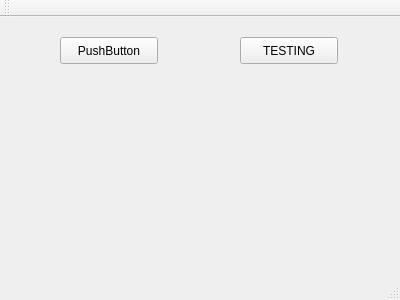
<?xml version="1.0" encoding="UTF-8"?>
<ui version="4.0">
 <class>MainWindow</class>
 <widget class="QMainWindow" name="MainWindow">
  <property name="geometry">
   <rect>
    <x>0</x>
    <y>0</y>
    <width>400</width>
    <height>300</height>
   </rect>
  </property>
  <property name="windowTitle">
   <string>MainWindow</string>
  </property>
  <widget class="QWidget" name="centralWidget">
   <widget class="QPushButton" name="pushButton">
    <property name="geometry">
     <rect>
      <x>60</x>
      <y>20</y>
      <width>98</width>
      <height>27</height>
     </rect>
    </property>
    <property name="text">
     <string>PushButton</string>
    </property>
   </widget>
   <widget class="QPushButton" name="pushButton_2">
    <property name="geometry">
     <rect>
      <x>240</x>
      <y>20</y>
      <width>98</width>
      <height>27</height>
     </rect>
    </property>
    <property name="text">
     <string>TESTING</string>
    </property>
   </widget>
  </widget>
  <widget class="QMenuBar" name="menuBar">
   <property name="geometry">
    <rect>
     <x>0</x>
     <y>0</y>
     <width>400</width>
     <height>25</height>
    </rect>
   </property>
  </widget>
  <widget class="QToolBar" name="mainToolBar">
   <attribute name="toolBarArea">
    <enum>TopToolBarArea</enum>
   </attribute>
   <attribute name="toolBarBreak">
    <bool>false</bool>
   </attribute>
  </widget>
  <widget class="QStatusBar" name="statusBar"/>
 </widget>
 <layoutdefault spacing="6" margin="11"/>
 <resources/>
 <connections/>
</ui>
